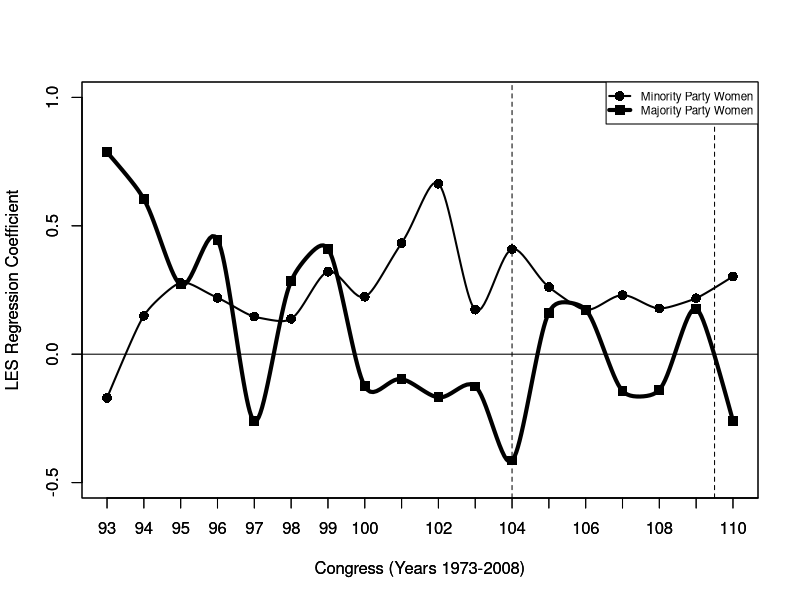

Write R code to recreate this figure.
## ---- chunk 1
knitr::opts_chunk$set(echo = TRUE)
## ---- chunk 2
d <- read.csv("vww_ajps_replication_data.csv")
names(d)
head(d)
## ---- chunk 3
m1 <- lm(data=d, les ~ female + leslag + seniority + sensq + state_leg + state_leg_prof + majority + maj_leader + min_leader + speaker + chair + power + meddist + afam + latino + deleg_size + votepct + votepct_sq)

summary(m1)
## ---- chunk 4
m2 <- lm(data=d, les ~ majwomen + minwomen + leslag + seniority + sensq + state_leg + state_leg_prof + majority + maj_leader + min_leader + speaker + chair + power + meddist + afam + latino + deleg_size + votepct + votepct_sq)

summary(m2)
## ---- chunk 5
d1 <- d[d$congress %in% 93:101,] #congress sessions from the 70s and 80s
m3 <- lm(data=d1, les ~ majwomen + minwomen + leslag + seniority + sensq + state_leg + state_leg_prof + majority + maj_leader + min_leader + speaker + chair + power + meddist + afam + latino + deleg_size + votepct + votepct_sq)

summary(m3)
## ---- chunk 6
d2 <- d[d$congress %in% 102:110,] #congress sessions from the 90s and 00s
m4 <- lm(data=d2, les ~ majwomen + minwomen + leslag + seniority + sensq + state_leg + state_leg_prof + majority + maj_leader + min_leader + speaker + chair + power + meddist + afam + latino + deleg_size + votepct + votepct_sq)

summary(m4)
## ---- chunk 7
#create a new data frame with columns that we'd need to plot the graph as in the paper
reg.coefs <- data.frame(row.names= c("congress", "majwomen.coef", "minwomen.coef"))

#this loop loops through data for each unique session of Congress one by one,
#and creates a subset data frame 'dc' that only has the columns of interest. These 
#columns include those that form the predictor variables in the linear models built
#by the authors.
for (cong in sort(unique(d$congress))) {  #sort the unique congress numbers
  dc <- d[d$congress == cong,]   #pick out a Congress session
  
  #subset the data frame from previous line. The call to complete.cases() ensures that only those rows are retained that have no NAs in any of the columns specified.
  dc <- dc[complete.cases(dc[, c(10:12, 28:39, 40:42)]),]  
  
  #check if the subset so obtained is empty. if so, skip to the top of the loop and look at a new Congress session
  if (nrow(dc) == 0) {
    next
  }
  
  #create a model based on the subset, and based on the same set of predictors as Model 2 above
  mc <- lm(data=dc, les ~ majwomen + minwomen + seniority + sensq + state_leg + state_leg_prof + majority + maj_leader + min_leader + speaker + chair + power + meddist + afam + latino + deleg_size + votepct + votepct_sq)
  
  #create a new record or row for the reg.coefs data frame created at the top of this section.
  newrecord <- data.frame(congress=cong, majwomen.coef=coef(mc)[2], minwomen.coef=coef(mc)[3])
  
  #insert the new record into the reg.coefs data frame
  reg.coefs <- rbind(reg.coefs, newrecord)
}

x = reg.coefs$congress #read in just the Congress session numbers into x
ymaj = reg.coefs$majwomen.coef #read in the regression coefficient for the Women in Majority Party variable
ymin = reg.coefs$minwomen.coef #read in the regression coefficient for the Women in Minority Party variable
########par(oma=c(1,1,1,4))

#plot the first graph: Regression Coeffs. (Women in Majority Party) Vs Congress Session
plot(x, ymaj, type="p", pch=15, cex=1.3, ylim=c(-0.5, 1), xlab="Congress (Years 1973-2008)", ylab="LES Regression Coefficient", xaxp=c(93,111,18))

#Fit a nice, smooth curve through the points rather than a jagged graph
xspline(x, ymaj, shape=-0.4, lwd=4)

#Make sure the next plot is plotted in the same plot object as the one above
par(new=TRUE)

#plot the second graph: Regression Coeffs. (Women in Minority Party) Vs Congress Session
plot(x, ymin, type="p", pch=16, cex=1.3, ylim=c(-0.5, 1), xlab="Congress (Years 1973-2008)", ylab="LES Regression Coefficient", xaxp=c(93,111,18))

#Fit a nice, smooth curve through the points rather than a jagged graph
xspline(x, ymin, shape=-0.4, lwd=2)

#create a horizontal, dashed line passing through y=0
abline(h=0, lty=1)

#create a vertical, dashed line passing through x=104
abline(v=104, lty=2)

#create a vertical, dashed line passing through x=109.5
abline(v=109.5, lty=2)

#Create a legend for the plot and place it at the top-right corner
legend("topright", c("Minority Party Women", "Majority Party Women"), lty=c(1,1), lwd=c(2, 4), pch=c(16, 15), pt.cex=c(1.3,1.3), cex=c(0.7,0.7))
## ---- chunk 8
#create an empty data frame with column names defined as below.
desc.stats <- data.frame(row.names = c("Independent_Variables", "Mean", "Std.Dev."))

#populate the data frame one-by-one
desc.stats <- rbind(desc.stats, data.frame(Independent_Variables="Majority Women", Mean=round(mean(d$majwomen, na.rm = TRUE),3), Std.Dev.=round(sd(d$majwomen, na.rm = TRUE), 3)))
desc.stats <- rbind(desc.stats, data.frame(Independent_Variables="Minority Women", Mean=round(mean(d$minwomen, na.rm = TRUE),3), Std.Dev.=round(sd(d$minwomen, na.rm = TRUE), 3)))
desc.stats <- rbind(desc.stats, data.frame(Independent_Variables="Seniority", Mean=round(mean(d$seniority, na.rm = TRUE),3), Std.Dev.=round(sd(d$seniority, na.rm = TRUE), 3)))
desc.stats <- rbind(desc.stats, data.frame(Independent_Variables="State Legislative Experience", Mean=round(mean(d$state_leg, na.rm = TRUE),3), Std.Dev.=round(sd(d$state_leg, na.rm = TRUE), 3)))
desc.stats <- rbind(desc.stats, data.frame(Independent_Variables="State Legislative Professionalism", Mean=round(mean(d$state_leg_prof, na.rm = TRUE),3), Std.Dev.=round(sd(d$state_leg_prof, na.rm = TRUE), 3)))
desc.stats <- rbind(desc.stats, data.frame(Independent_Variables="Majority Party", Mean=round(mean(d$majority, na.rm = TRUE),3), Std.Dev.=round(sd(d$majority, na.rm = TRUE), 3)))
desc.stats <- rbind(desc.stats, data.frame(Independent_Variables="Majority Party Leadership", Mean=round(mean(d$maj_leader, na.rm = TRUE),3), Std.Dev.=round(sd(d$maj_leader, na.rm = TRUE), 3)))
desc.stats <- rbind(desc.stats, data.frame(Independent_Variables="Minority Party Leadership", Mean=round(mean(d$min_leader, na.rm = TRUE),3), Std.Dev.=round(sd(d$min_leader, na.rm = TRUE), 3)))
desc.stats <- rbind(desc.stats, data.frame(Independent_Variables="Speaker", Mean=round(mean(d$speaker, na.rm = TRUE),3), Std.Dev.=round(sd(d$speaker, na.rm = TRUE), 3)))
desc.stats <- rbind(desc.stats, data.frame(Independent_Variables="Committee Chair", Mean=round(mean(d$chair, na.rm = TRUE),3), Std.Dev.=round(sd(d$chair, na.rm = TRUE), 3)))
desc.stats <- rbind(desc.stats, data.frame(Independent_Variables="Power Committee", Mean=round(mean(d$power, na.rm = TRUE),3), Std.Dev.=round(sd(d$power, na.rm = TRUE), 3)))
desc.stats <- rbind(desc.stats, data.frame(Independent_Variables="Distance from Median", Mean=round(mean(d$meddist, na.rm = TRUE),3), Std.Dev.=round(sd(d$meddist, na.rm = TRUE), 3)))
desc.stats <- rbind(desc.stats, data.frame(Independent_Variables="African American", Mean=round(mean(d$afam, na.rm = TRUE),3), Std.Dev.=round(sd(d$afam, na.rm = TRUE), 3)))
desc.stats <- rbind(desc.stats, data.frame(Independent_Variables="Latino", Mean=round(mean(d$latino, na.rm = TRUE),3), Std.Dev.=round(sd(d$latino, na.rm = TRUE), 3)))
desc.stats <- rbind(desc.stats, data.frame(Independent_Variables="Size of Congressional Delegation", Mean=round(mean(d$deleg_size, na.rm = TRUE),3), Std.Dev.=round(sd(d$deleg_size, na.rm = TRUE), 3)))
desc.stats <- rbind(desc.stats, data.frame(Independent_Variables="Vote Share", Mean=round(mean(d$votepct, na.rm = TRUE),3), Std.Dev.=round(sd(d$votepct, na.rm = TRUE), 3)))
#names(desc.stats) <- c("Independent Variables", "Mean", "Std.Dev.")
## ---- chunk 9
#display the data frame
desc.stats
